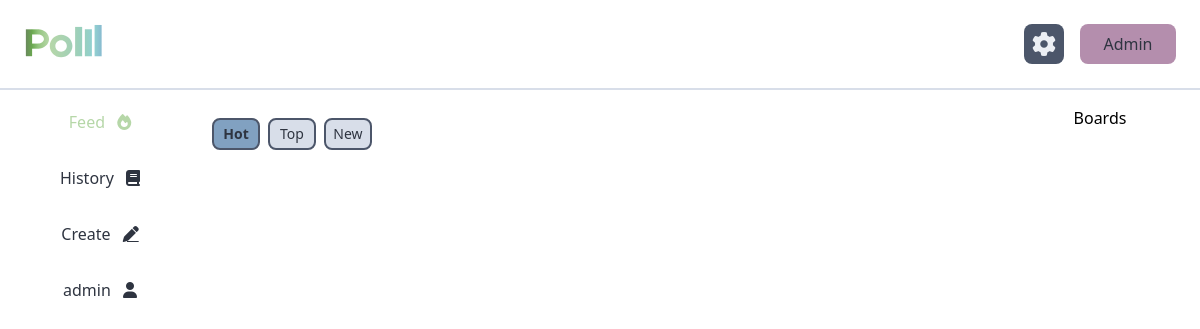
Before: /feed (signed in) with the older database file.
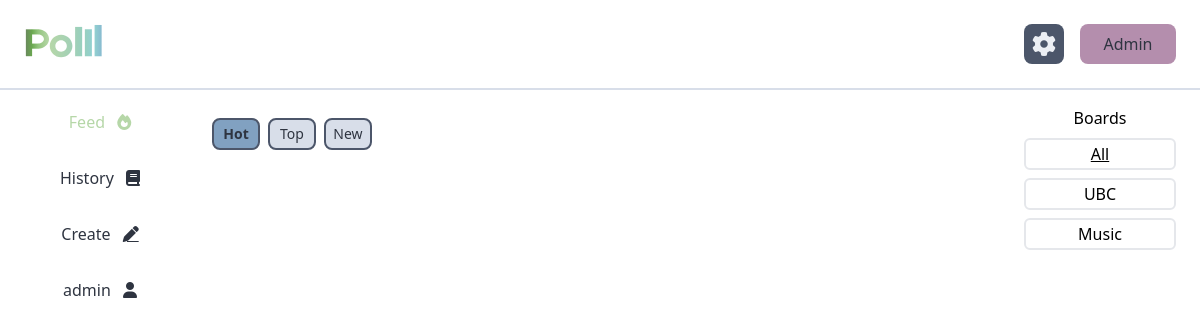
After: the same page with the newer database file.
### tables this page shows
CREATE TABLE board (
  id INTEGER PRIMARY KEY,
  name TEXT NOT NULL
);

### polll/home.py (the view)
@home.route("/feed")
@requires_auth
def feed():
    board = request.args.get("board") or "All"
    order = request.args.get("order") or "hot"
    db = get_db()
    cur = db.cursor()
    board_query = "SELECT id FROM board WHERE name=?"
    res = cur.execute(board_query, (board,)).fetchone()
    board_id = dict(res)["id"] if res else "1"
    id_query = """
    SELECT poll.id
    FROM poll
    INNER JOIN poll_board ON poll_id=poll.id
    WHERE board_id = ? AND creator_id != ? AND is_active = 1
    EXCEPT SELECT poll_id FROM (
        SELECT DISTINCT poll_id
        FROM response
        WHERE response.user_id = ?
        UNION
        SELECT DISTINCT poll_id
        FROM report
        WHERE report.creator_id = ?
    )
    """
    user_id = session["user"]["id"]
    res = cur.execute(id_query, (board_id, user_id, user_id, user_id))
    ids = [response["id"] for response in res.fetchall()]
    polls = [query_poll_details(id) for id in ids]
    if order == "hot":
        polls = sorted(polls, key=lambda p: popularity(p), reverse=True)
    if order == "top":
        polls = sorted(polls, key=lambda p: p["votes"], reverse=True)
    if order == "new":
        polls = sorted(polls, key=lambda p: p["date_created"], reverse=True)
    query = "SELECT * FROM board"
    boards = [dict(b) for b in cur.execute(query).fetchall()]
    session["admin"] = False
    session["tab"] = "feed"
    session["board"] = board
    session["feed"] = order
    return render_template("home/feed.html", session=session, polls=polls, boards=boards)

### polll/auth.py (called while the page is built)
def requires_auth(f):
    @wraps(f)
    def decorated(*args, **kwargs):
        if not session["user"]["id"]:
            return redirect(url_for('auth.login'))
        return f(*args, **kwargs)
    return decorated

### polll/db.py (called while the page is built)
def get_db():
    if "db" not in g:
        g.db = sqlite3.connect(
            current_app.config["DATABASE"],
            detect_types=sqlite3.PARSE_DECLTYPES
        )
        g.db.row_factory = sqlite3.Row
    return g.db

### polll/templates/home/feed.html (shortened to what this page needs)
{% extends "home/home.html" %}
{%macro filter_btn(name) %}
  <a
    id="{{ name }}"
    href="{{ url_for('home.feed', board = session.board, order = name) }}"
    class="bg-nord-4 text-nord-0 border-2 border-nord-3 dark:border-nord-2 text-nord-0 rounded-lg w-9 sm:w-10 md:w-11 lg:w-12 h-6 md:h-7 lg:h-8 m-1 flex justify-center items-center font-light {% if session.feed == name %}bg-nord-9 dark:bg-nord-7 font-semibold{% endif %}"
  >
    {{ name.capitalize() }}
  </a>
{%endmacro%}
{% block home_content %}
  <div class="w-full">
    <div class="flex flex-row text-xs md:text-sm">
      {{ filter_btn("hot") }}
      {{ filter_btn("top") }}
      {{ filter_btn("new") }}
    </div>
  </div>
{% endblock %}

### polll/templates/home/home.html (shortened to what this page needs)
{% extends "base.html" %}
{% block body %}
<main id="main">
  <div class="w-screen h-screen flex flex-col dark:text-nord-4 dark:bg-gradient-to-t dark:from-grad-start dark:to-grad-end">
    {% include "navbar.html" %}
    <div class="flex overflow-hidden flex-row grow md:pt-4">
      <div class="hidden p-2 md:flex md:justify-center md:w-2/12">
          <div class="flex flex-col overflow-hidden h-full">
            {{ macs.buttons() }}
          </div>
      </div>
      <div id="home-content" class="w-full overflow-auto md:w-8/12 p-2 no-scrollbar">
        {% block home_content %}{% endblock %}
      </div>
      <div class="hidden md:flex md:flex-col md:items-center md:w-2/12 px-6">
        {% if session.tab == "feed" %}
        <p class="mb-2">Boards</p>
          {% for board in boards %}
            <a class="flex flex-row items-center justify-center rounded-md w-full h-8 border-2 dark:border-nord-3 mb-2 {% if session.board == board.name %}underline{% endif %}"
              href="{{ url_for('home.feed', board = board.name, order = session.feed) }}"
            >
              {{ board.name }}
            </a>
          {% endfor %}
        {% endif %}
      </div>
    </div>
  </div>
</main>
{% endblock %}

### polll/templates/base.html (shortened to what this page needs)
<!doctype html>
<head>
  <link href="{{ url_for('static', filename='output.css') }}" rel="stylesheet" />
  {% import 'macros.jinja' as macs %}
</head>
<html class="overflow-hidden overscroll-none">
  <body hx-boost="true" onload="add_notification_listener()">
    {% block body %}
    {% endblock %}
  </body>
</html>

### polll/templates/macros.jinja
{% macro buttons(feed="visible", history="visible", create="visible", myPolls="visible") %}
<a class="{{feed}} text-nord-0 dark:text-polll-blue h-10 flex justify-center items-center pt-2 pb-12" href="{{ url_for('home.feed') }}">
    <span class="{% if session.tab == 'feed' %} text-polll-green {% endif %}">
        Feed
        <i class="ml-2 fa-solid fa-fire"></i>
    </span>
</a>
<a class="{{history}} text-nord-0 dark:text-polll-blue h-10 flex justify-center items-center pt-2 pb-12" href="{{ url_for('home.history') }}">
    <span class="{% if session.tab == 'history' %} text-polll-green {% endif %}">
        History
        <i class="ml-2 fa-solid fa-book"></i>
    </span>
</a>
<a class="{{create}} text-nord-0 dark:text-polll-blue h-10 flex justify-center items-center pt-2 pb-12" href="{{ url_for('home.create') }}">
    <span class="{% if session.tab == 'create' %} text-polll-green {% endif %}">
        Create
        <i class="ml-2 fa-solid fa-pen underline"></i>
    </span>
</a>
<a class="{{myPolls}} text-nord-0 dark:text-polll-blue h-10 flex justify-center items-center pt-2 pb-12" href="{{ url_for('home.mypolls') }}">
    <span class="{% if session.tab == 'mypolls' %} text-polll-green {% endif %}">
        {{session.user.username}}
        <i class="ml-2 fa-solid fa-user"></i>
    </span>
</a>
{% endmacro %}

### polll/templates/navbar.html
<div class="w-100% flex space-x-4 items-center border-b-2 border-nord-4 dark:border-nord-3 dark:bg-neutral-900 p-4 lg:p-6">
  <a href="/">
    <img
      id="logo-icon-home"
      class="h-10"
      src="{{ url_for('static', filename='assets/logo-name-dark.svg') }}"
    />
  </a>
  {% if not session.admin %}
    <button class="!ml-auto bg-nord-3 text-nord-6 dark:bg-nord-4 dark:text-nord-0 rounded-lg w-10 h-10 flex justify-center items-center" onclick="open_settings()">
      <i id="settings-icon" class="fas fa-gear text-2xl cursor-pointer"></i>
    </button>
  {% endif %}
  {% if session.user.email == "admin@polll.org" %}
    {% if session.admin %}
      <a class="!ml-auto bg-nord-15 text-nord-0 rounded-lg w-24 h-10 flex justify-center items-center" href="{{ url_for('home.feed') }}">
        Home
      </a>
    {% else %}
      <a class="bg-nord-15 text-nord-0 rounded-lg w-24 h-10 flex justify-center items-center" href="{{ url_for('admin.users') }}">
        Admin
      </a>
    {% endif %}
  {% endif %}
</div>

Changed rows visible on the page:
added board: name "All"
added board: name "UBC"
added board: name "Music"
